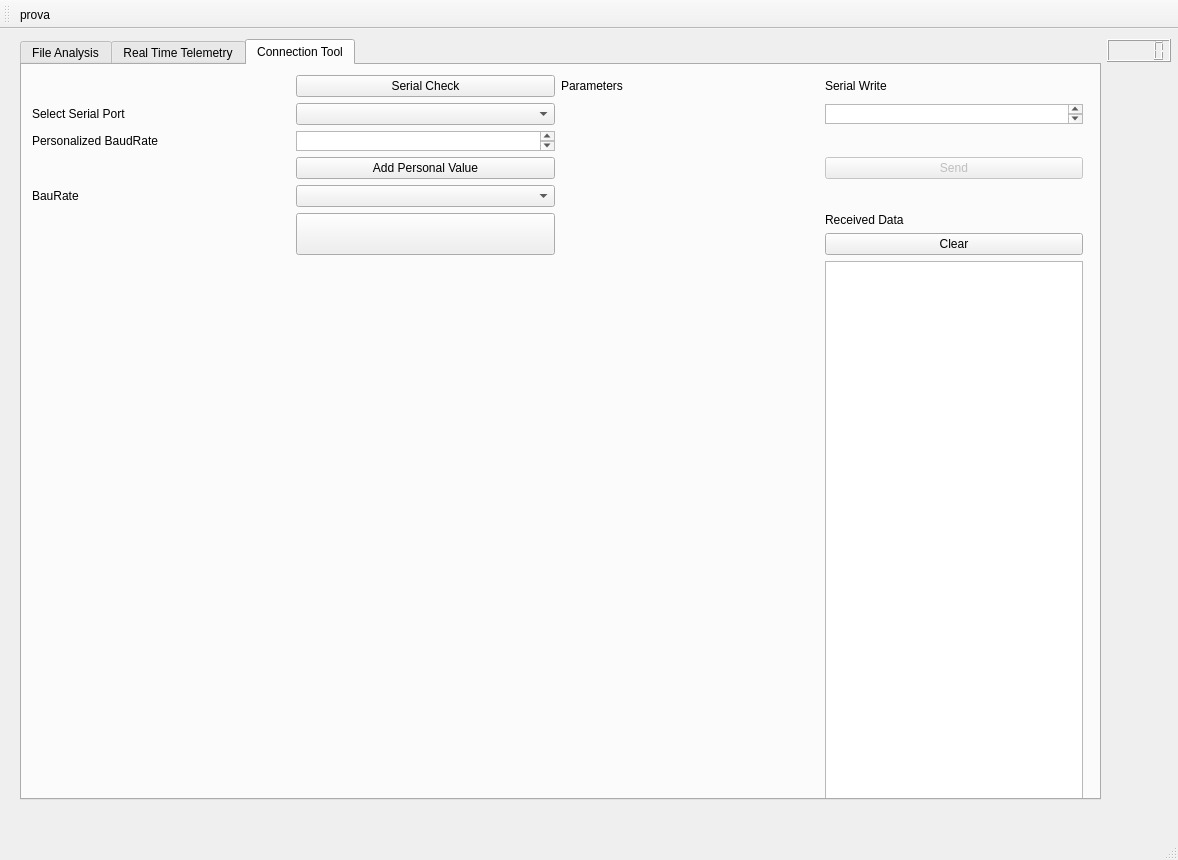
<?xml version="1.0" encoding="UTF-8"?>
<ui version="4.0">
 <class>MainWindow</class>
 <widget class="QMainWindow" name="MainWindow">
  <property name="geometry">
   <rect>
    <x>0</x>
    <y>0</y>
    <width>1178</width>
    <height>860</height>
   </rect>
  </property>
  <property name="windowTitle">
   <string>MainWindow</string>
  </property>
  <widget class="QWidget" name="centralwidget">
   <widget class="QWidget" name="horizontalLayoutWidget">
    <property name="geometry">
     <rect>
      <x>20</x>
      <y>10</y>
      <width>1151</width>
      <height>761</height>
     </rect>
    </property>
    <layout class="QHBoxLayout" name="MainLayout">
     <item>
      <widget class="QTabWidget" name="tabWidget">
       <property name="maximumSize">
        <size>
         <width>16777215</width>
         <height>800</height>
        </size>
       </property>
       <property name="currentIndex">
        <number>2</number>
       </property>
       <widget class="QWidget" name="FileAnalysis">
        <attribute name="title">
         <string>File Analysis</string>
        </attribute>
       </widget>
       <widget class="QWidget" name="Telemetry">
        <attribute name="title">
         <string>Real Time Telemetry</string>
        </attribute>
       </widget>
       <widget class="QWidget" name="connectionTool">
        <attribute name="title">
         <string>Connection Tool</string>
        </attribute>
        <widget class="QWidget" name="gridLayoutWidget">
         <property name="geometry">
          <rect>
           <x>10</x>
           <y>10</y>
           <width>1051</width>
           <height>1375</height>
          </rect>
         </property>
         <layout class="QGridLayout" name="gridLayout">
          <item row="3" column="2">
           <widget class="QLabel" name="baudLabel">
            <property name="text">
             <string/>
            </property>
           </widget>
          </item>
          <item row="5" column="0">
           <widget class="QLabel" name="label_2">
            <property name="text">
             <string>BauRate</string>
            </property>
           </widget>
          </item>
          <item row="5" column="1">
           <widget class="QComboBox" name="BaudList"/>
          </item>
          <item row="1" column="2">
           <widget class="QLabel" name="label_4">
            <property name="text">
             <string>Parameters</string>
            </property>
           </widget>
          </item>
          <item row="2" column="2">
           <widget class="QLabel" name="serialLabel">
            <property name="text">
             <string/>
            </property>
           </widget>
          </item>
          <item row="2" column="3">
           <widget class="QTextEdit" name="serialText">
            <property name="maximumSize">
             <size>
              <width>16777215</width>
              <height>20</height>
             </size>
            </property>
           </widget>
          </item>
          <item row="1" column="3">
           <widget class="QLabel" name="label_5">
            <property name="text">
             <string>Serial Write</string>
            </property>
           </widget>
          </item>
          <item row="4" column="3">
           <widget class="QPushButton" name="sendButton">
            <property name="enabled">
             <bool>false</bool>
            </property>
            <property name="text">
             <string>Send</string>
            </property>
           </widget>
          </item>
          <item row="6" column="3">
           <layout class="QVBoxLayout" name="verticalLayout">
            <item>
             <widget class="QLabel" name="label_6">
              <property name="text">
               <string>Received Data</string>
              </property>
             </widget>
            </item>
            <item>
             <widget class="QPushButton" name="clearData">
              <property name="text">
               <string>Clear</string>
              </property>
             </widget>
            </item>
           </layout>
          </item>
          <item row="6" column="1">
           <widget class="QPushButton" name="connButton">
            <property name="maximumSize">
             <size>
              <width>16777215</width>
              <height>150</height>
             </size>
            </property>
            <property name="text">
             <string/>
            </property>
            <property name="icon">
             <iconset>
              <normaloff>../icons/red.png</normaloff>../icons/red.png</iconset>
            </property>
            <property name="iconSize">
             <size>
              <width>100</width>
              <height>100</height>
             </size>
            </property>
           </widget>
          </item>
          <item row="9" column="3">
           <spacer name="horizontalSpacer_4">
            <property name="orientation">
             <enum>Qt::Horizontal</enum>
            </property>
            <property name="sizeHint" stdset="0">
             <size>
              <width>40</width>
              <height>20</height>
             </size>
            </property>
           </spacer>
          </item>
          <item row="2" column="0">
           <widget class="QLabel" name="label">
            <property name="text">
             <string>Select Serial Port</string>
            </property>
           </widget>
          </item>
          <item row="9" column="2">
           <spacer name="horizontalSpacer_3">
            <property name="orientation">
             <enum>Qt::Horizontal</enum>
            </property>
            <property name="sizeHint" stdset="0">
             <size>
              <width>40</width>
              <height>20</height>
             </size>
            </property>
           </spacer>
          </item>
          <item row="9" column="1">
           <spacer name="horizontalSpacer_2">
            <property name="orientation">
             <enum>Qt::Horizontal</enum>
            </property>
            <property name="sizeHint" stdset="0">
             <size>
              <width>40</width>
              <height>20</height>
             </size>
            </property>
           </spacer>
          </item>
          <item row="1" column="1">
           <widget class="QPushButton" name="SerialCheckButton">
            <property name="text">
             <string>Serial Check</string>
            </property>
           </widget>
          </item>
          <item row="9" column="0">
           <spacer name="horizontalSpacer">
            <property name="orientation">
             <enum>Qt::Horizontal</enum>
            </property>
            <property name="sizeHint" stdset="0">
             <size>
              <width>40</width>
              <height>20</height>
             </size>
            </property>
           </spacer>
          </item>
          <item row="2" column="1">
           <widget class="QComboBox" name="SerialList"/>
          </item>
          <item row="3" column="0">
           <widget class="QLabel" name="label_3">
            <property name="text">
             <string>Personalized BaudRate</string>
            </property>
           </widget>
          </item>
          <item row="3" column="1">
           <widget class="QTextEdit" name="persBaud">
            <property name="maximumSize">
             <size>
              <width>16777215</width>
              <height>20</height>
             </size>
            </property>
           </widget>
          </item>
          <item row="4" column="1">
           <widget class="QPushButton" name="persBaudSett">
            <property name="text">
             <string>Add Personal Value</string>
            </property>
           </widget>
          </item>
          <item row="7" column="3">
           <widget class="QTextEdit" name="receivedData">
            <property name="maximumSize">
             <size>
              <width>16777215</width>
              <height>800</height>
             </size>
            </property>
           </widget>
          </item>
          <item row="8" column="0">
           <spacer name="verticalSpacer_2">
            <property name="orientation">
             <enum>Qt::Vertical</enum>
            </property>
            <property name="sizeType">
             <enum>QSizePolicy::Fixed</enum>
            </property>
            <property name="sizeHint" stdset="0">
             <size>
              <width>20</width>
              <height>600</height>
             </size>
            </property>
           </spacer>
          </item>
         </layout>
        </widget>
       </widget>
      </widget>
     </item>
     <item>
      <layout class="QVBoxLayout" name="LateralLayout">
       <property name="spacing">
        <number>6</number>
       </property>
       <property name="sizeConstraint">
        <enum>QLayout::SetDefaultConstraint</enum>
       </property>
       <item>
        <widget class="QLCDNumber" name="lcdTime"/>
       </item>
       <item>
        <spacer name="verticalSpacer">
         <property name="orientation">
          <enum>Qt::Vertical</enum>
         </property>
         <property name="sizeHint" stdset="0">
          <size>
           <width>20</width>
           <height>31</height>
          </size>
         </property>
        </spacer>
       </item>
      </layout>
     </item>
    </layout>
   </widget>
  </widget>
  <widget class="QMenuBar" name="menubar">
   <property name="geometry">
    <rect>
     <x>0</x>
     <y>0</y>
     <width>1178</width>
     <height>22</height>
    </rect>
   </property>
  </widget>
  <widget class="QStatusBar" name="statusbar"/>
  <widget class="QToolBar" name="toolBar">
   <property name="windowTitle">
    <string>toolBar</string>
   </property>
   <attribute name="toolBarArea">
    <enum>TopToolBarArea</enum>
   </attribute>
   <attribute name="toolBarBreak">
    <bool>false</bool>
   </attribute>
   <addaction name="actionProva"/>
  </widget>
  <action name="actionProva">
   <property name="text">
    <string>prova</string>
   </property>
  </action>
 </widget>
 <resources/>
 <connections/>
</ui>
